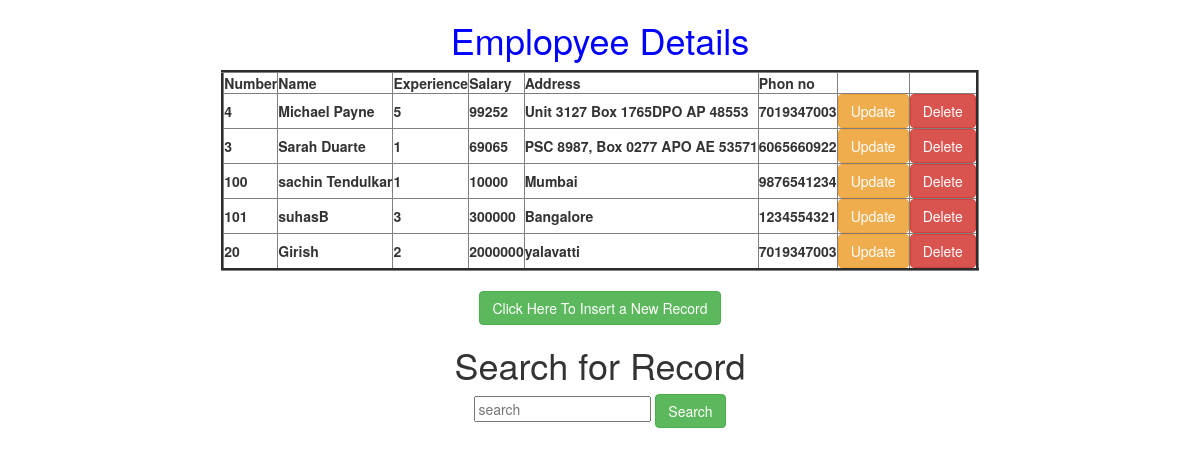
/home/, run on the app's committed database.
### myApp/models.py (models this page shows, shortened)
class Employee(models.Model):
    eno=models.IntegerField()
    ename=models.CharField(max_length=30)
    eexp=models.IntegerField()
    esal=models.IntegerField()
    eaddr=models.CharField(max_length=100)
    eph=models.IntegerField()

### myApp/views.py (the view, shortened to what this page needs)
# urls.py: url('home/',views.display),
def display(request):
    e=Employee.objects.all()
    d={'e':e}
    return render(request,'myApp/index.html',d)

### templates/myApp/index.html (shortened to what this page needs)
<!DOCTYPE html>
<html lang="en" dir="ltr">
{% extends "myApp/parent.html" %}
    {%block for_child%}
    <h1 style="color:blue">Emplopyee Details</h1>
    <table border="3">
      <tr>
        <th><b>Number</b></th>
        <th><b>Name</b></th>
        <th><b>Experience</b></th>
        <th><b>Salary</b></th>
        <th><b>Address</b></th>
        <th><b>Phon no</b></th>
        <th></th>
        <th></th>
      </tr>
        {%for i in e%}
        <tr>
        <td><b>{{i.eno}}</b></td>
        <td><b>{{i.ename}}</b></td>
        <td><b>{{i.eexp}}</b></td>
        <td><b>{{i.esal}}</b></td>
        <td><b>{{i.eaddr}}</b></td>
        <td><b>{{i.eph}}</b></td>
        <td><a href="/update/{{i.id}}" class="btn btn-warning">Update</a></td>
        <td><a href="/delete/{{i.id}}" class="btn btn-danger">Delete</a></td>
        </tr>
        {%endfor%}
    </table>
    <br>
    <a href="/insert" class="btn btn-success">Click Here To Insert a New Record</a><br>
    <h1>Search for Record</h1>
    <form class=""  method="get">
    <input type="text" name="ename" value="{{e.ename}}" placeholder="search">
    <a href="/search/{{e.id}}" class="btn btn-success">Search</a>
    </form>
    {%endblock%}

### templates/myApp/parent.html (shortened to what this page needs)
<!DOCTYPE html>
<html lang="en" dir="ltr">
  <head>
<link rel="stylesheet" href="https://maxcdn.bootstrapcdn.com/bootstrap/3.3.7/css/bootstrap.min.css">
  </head>
  <body>
    <div class="container" align="center">
      {%block for_child%}
      {%endblock%}
    </div>
  </body>
</html>

### data on the page
Employee: eno "4", ename "Michael Payne", eexp "5", esal "99252", eaddr "Unit 3127 Box 1765DPO AP 48553", eph "7019347003"
Employee: eno "3", ename "Sarah Duarte", eexp "1", esal "69065", eaddr "PSC 8987, Box 0277 APO AE 53571", eph "6065660922"
Employee: eno "100", ename "sachin Tendulkar", eexp "1", esal "10000", eaddr "Mumbai", eph "9876541234"
Employee: eno "101", ename "suhasB", eexp "3", esal "300000", eaddr "Bangalore", eph "1234554321"
Employee: eno "20", ename "Girish", eexp "2", esal "2000000", eaddr "yalavatti", eph "7019347003"
